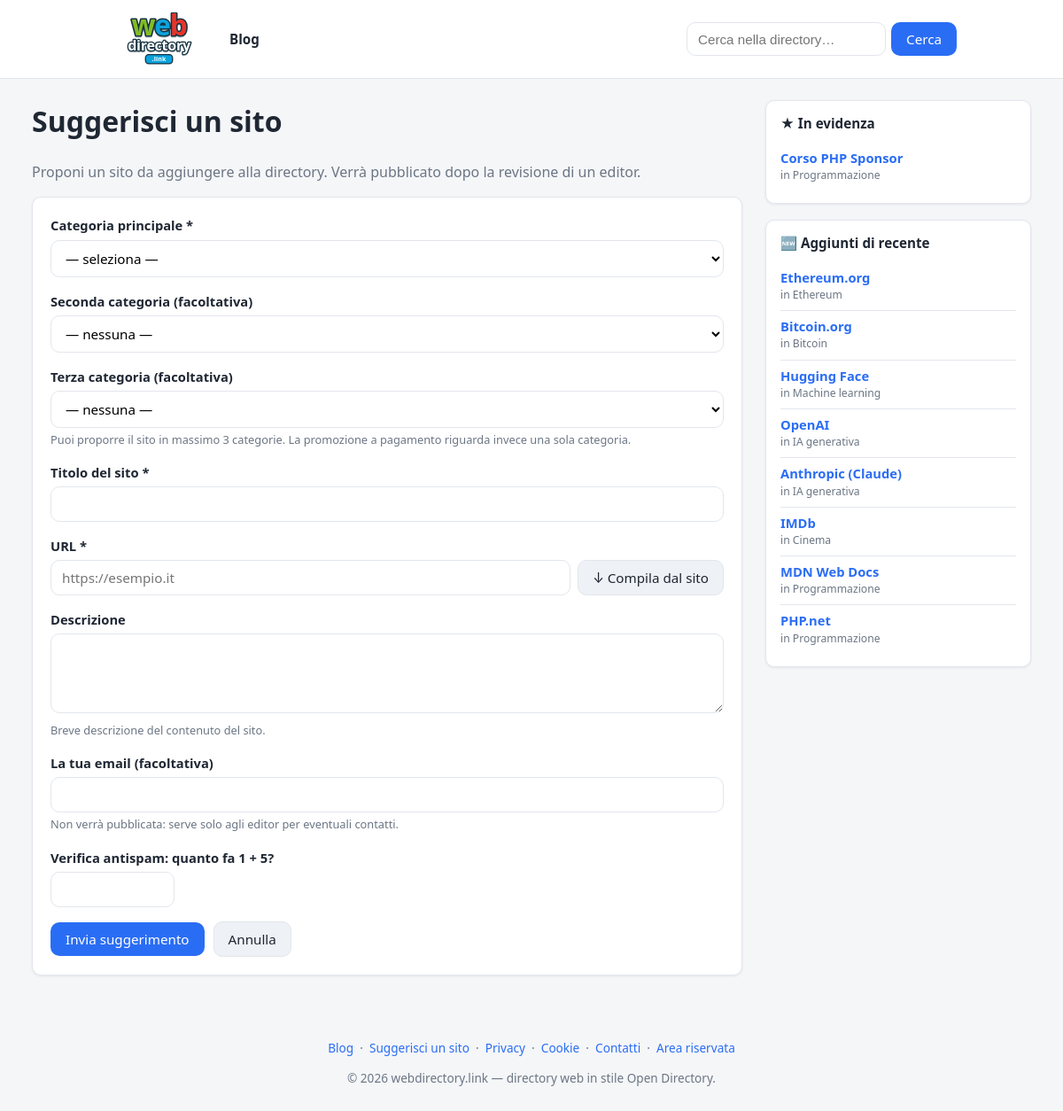
The app's page /suggest with its own data.
### tables this page shows
CREATE TABLE `links` (
  `id`           INT UNSIGNED NOT NULL AUTO_INCREMENT,
  `category_id`  INT UNSIGNED NOT NULL,
  `title`        VARCHAR(200) NOT NULL,
  `url`          VARCHAR(2048) NOT NULL,
  `description`  TEXT NULL,
  `status`       ENUM('approved','pending') NOT NULL DEFAULT 'approved',
  `submitted_by` VARCHAR(190) NULL,    
  `featured`         TINYINT(1) NOT NULL DEFAULT 0,    
  `featured_position` INT NOT NULL DEFAULT 0,          
  `featured_until`   DATE NULL,                        
  `image_url`    VARCHAR(2048) NULL,                   
  `latitude`     DECIMAL(10,7) NULL,                   
  `longitude`    DECIMAL(10,7) NULL,
  `address`      VARCHAR(255) NULL,                    
  `sort_order`   INT NOT NULL DEFAULT 0,
  `created_at`   DATETIME NOT NULL DEFAULT CURRENT_TIMESTAMP,
  PRIMARY KEY (`id`),
  KEY `idx_links_category` (`category_id`),
  KEY `idx_links_status` (`status`),
  KEY `idx_links_featured` (`featured`,`featured_position`),
  FULLTEXT KEY `ft_links_search` (`title`,`description`),
  CONSTRAINT `fk_links_category` FOREIGN KEY (`category_id`)
      REFERENCES `categories`(`id`) ON DELETE CASCADE
);

CREATE TABLE `categories` (
  `id`          INT UNSIGNED NOT NULL AUTO_INCREMENT,
  `parent_id`   INT UNSIGNED NULL,
  `name`        VARCHAR(160) NOT NULL,
  `slug`        VARCHAR(180) NOT NULL,
  `path`        VARCHAR(2000) NOT NULL DEFAULT '',   
  `description` TEXT NULL,
  `sort_order`  INT NOT NULL DEFAULT 0,
  `created_at`  DATETIME NOT NULL DEFAULT CURRENT_TIMESTAMP,
  PRIMARY KEY (`id`),
  KEY `idx_categories_parent` (`parent_id`),
  KEY `idx_categories_path` (`path`(191)),
  CONSTRAINT `fk_categories_parent` FOREIGN KEY (`parent_id`)
      REFERENCES `categories`(`id`) ON DELETE CASCADE
);

### app/helpers.php (the view, shortened to what this page needs)
<?php
function e(?string $v): string
{
    return htmlspecialchars((string) $v, ENT_QUOTES | ENT_SUBSTITUTE, 'UTF-8');
}
function url(string $path = ''): string
{
    global $CONFIG;
    $base = rtrim($CONFIG['site']['base_url'] ?? '', '/');
    $path = '/' . ltrim($path, '/');
    return $base . ($path === '/' ? '/' : $path);
}
function view(string $view, array $data = [], string $layout = 'layout'): void
{
    extract($data, EXTR_SKIP);
    require APP_PATH . '/views/partials/' . $layout . '.php';
}

### app/controllers/PublicController.php (called while the page is built, shortened)
<?php
class PublicController
{
    public static function suggestForm(): void
    {
        view('public/suggest', [
            'title'      => 'Suggerisci un sito',
            'categories' => Category::all(),
            'captcha'    => antispam_challenge(),
            'old'        => [],
        ]);
    }
}

### app/Database.php (called while the page is built, shortened)
<?php
class Database
{
    private static ?PDO $pdo = null;
    public static function connect(array $cfg): PDO
    {
        $dsn = sprintf(
            'mysql:host=%s;dbname=%s;charset=%s',
            $cfg['host'],
            $cfg['name'],
            $cfg['charset']
        );
        self::$pdo = new PDO($dsn, $cfg['user'], $cfg['pass'], [
            PDO::ATTR_ERRMODE            => PDO::ERRMODE_EXCEPTION,
            PDO::ATTR_DEFAULT_FETCH_MODE => PDO::FETCH_ASSOC,
            PDO::ATTR_EMULATE_PREPARES   => false,
        ]);
        return self::$pdo;
    }
    public static function pdo(): PDO
    {
        return self::$pdo;
    }
}

### app/models/Link.php (called while the page is built, shortened)
<?php
class Link
{
    public static function db(): PDO
    {
        return Database::pdo();
    }
    public static function expireFeatured(): void
    {
        $st = self::db()->prepare(
            "UPDATE links SET featured = 0
             WHERE featured = 1 AND featured_until IS NOT NULL AND featured_until < ?"
        );
        $st->execute([date('Y-m-d')]);
    }
    public static function topFeatured(int $limit): array
    {
        self::expireFeatured();
        $st = self::db()->prepare(
            "SELECT l.*, c.name AS category_name, c.path AS category_path
             FROM links l JOIN categories c ON c.id = l.category_id
             WHERE l.featured = 1 AND l.status = 'approved'
             ORDER BY l.featured_position ASC, l.created_at DESC
             LIMIT ?"
        );
        $st->bindValue(1, $limit, PDO::PARAM_INT);
        $st->execute();
        return $st->fetchAll();
    }
    public static function recent(int $limit): array
    {
        $st = self::db()->prepare(
            "SELECT l.*, c.name AS category_name, c.path AS category_path
             FROM links l JOIN categories c ON c.id = l.category_id
             WHERE l.status = 'approved'
             ORDER BY l.created_at DESC, l.id DESC
             LIMIT ?"
        );
        $st->bindValue(1, $limit, PDO::PARAM_INT);
        $st->execute();
        return $st->fetchAll();
    }
}

### app/config.php (called while the page is built)
<?php
return [
    'db' => [
        'driver'  => getenv('DB_DRIVER') ?: 'mysql',
        'host'    => getenv('DB_HOST') ?: '127.0.0.1',
        'name'    => getenv('DB_NAME') ?: 'dircms',
        'user'    => getenv('DB_USER') ?: 'root',
        'pass'    => getenv('DB_PASS') ?: '',
        'charset' => 'utf8mb4',
    ],
    'site' => [
        'name'     => 'webdirectory.link',
        'base_url' => '',
        'url'      => getenv('SITE_URL') ?: 'https://webdirectory.link',
        'email'    => 'info@webdirectory.link',
        'owner'    => '',
    ],
    'per_page' => 20,
    'adsense' => [
        'client' => getenv('ADSENSE_CLIENT') ?: '',
        'slot'   => getenv('ADSENSE_SLOT') ?: '',
    ],
    'antispam' => [
        'enabled'  => true,
        'min_secs' => 3,
    ],
    'describe' => [
        'meta_enabled' => true,
        'ai_enabled'   => (bool) (getenv('ANTHROPIC_API_KEY')),
        'ai_api_key'   => getenv('ANTHROPIC_API_KEY') ?: '',
        'ai_model'     => 'claude-haiku-4-5',
    ],
];

### app/helpers.php (the view, shortened to what this page needs)
<?php
function e(?string $v): string
{
    return htmlspecialchars((string) $v, ENT_QUOTES | ENT_SUBSTITUTE, 'UTF-8');
}
function url(string $path = ''): string
{
    global $CONFIG;
    $base = rtrim($CONFIG['site']['base_url'] ?? '', '/');
    $path = '/' . ltrim($path, '/');
    return $base . ($path === '/' ? '/' : $path);
}
function view(string $view, array $data = [], string $layout = 'layout'): void
{
    extract($data, EXTR_SKIP);
    require APP_PATH . '/views/partials/' . $layout . '.php';
}

### public/index.php (shortened to what this page needs)
<?php
$configFile = APP_PATH . '/config.php';
$CONFIG = require $configFile;
require APP_PATH . '/Database.php';
require APP_PATH . '/helpers.php';
require APP_PATH . '/models/Link.php';
require APP_PATH . '/controllers/PublicController.php';
$uri = parse_url($_SERVER['REQUEST_URI'] ?? '/', PHP_URL_PATH) ?? '/';
$uri = '/' . trim(rawurldecode($uri), '/');
$method = $_SERVER['REQUEST_METHOD'] ?? 'GET';
foreach ($routes as [$rMethod, $pattern, $handler]) {
    if ($rMethod === $method && preg_match($pattern, $uri, $m)) {
        array_shift($m);
        $handler(...$m);
        exit;
    }
}

### app/views/partials/sidebar.php (shortened to what this page needs)
<?php
$topLinks    = Link::topFeatured(5);
$recentLinks = Link::recent(8);
?>
<aside class="sidebar">
  <div class="side-box">
    <h3 class="side-title">★ In evidenza</h3>
    <?php if ($topLinks): ?>
      <ul class="side-list">
        <?php foreach ($topLinks as $l): ?>
          <li>
            <a class="side-link" href="<?= e($l['url']) ?>" target="_blank" rel="nofollow noopener sponsored"><?= e($l['title']) ?></a>
            <span class="side-cat">in <a href="<?= e(url($l['category_path'])) ?>"><?= e($l['category_name']) ?></a></span>
          </li>
        <?php endforeach; ?>
      </ul>
    <?php endif; ?>
  </div>
  <div class="side-box">
    <h3 class="side-title">🆕 Aggiunti di recente</h3>
    <?php if ($recentLinks): ?>
      <ul class="side-list">
        <?php foreach ($recentLinks as $l): ?>
          <li>
            <a class="side-link" href="<?= e($l['url']) ?>" target="_blank" rel="nofollow noopener"><?= e($l['title']) ?></a>
            <span class="side-cat">in <a href="<?= e(url($l['category_path'])) ?>"><?= e($l['category_name']) ?></a></span>
          </li>
        <?php endforeach; ?>
      </ul>
    <?php else: ?>
      <p class="side-empty">Ancora nessun sito. <a href="<?= e(url('/suggest')) ?>">Suggeriscine uno</a>.</p>
    <?php endif; ?>
  </div>
</aside>

### assets/css/style.css (style rules this page uses)
:root { --bg:#f5f6f8; --panel:#ffffff; --ink:#1f2733; --muted:#6b7684; --brand:#2a6df5; --brand-dark:#1a52c9; --border:#e2e6ec; --ok:#1f9d55; --warn:#d97706; --danger:#dc2626; --pending:#fff7ed; --radius:10px; --shadow:0 1px 3px rgba(20,30,50,.08); }
* { box-sizing:border-box }
body { margin:0; font-family:system-ui,-apple-system,"Segoe UI",Roboto,Helvetica,Arial,sans-serif; color:var(--ink); background:var(--bg); line-height:1.5; }
a { color:var(--brand); text-decoration:none }
.sidebar { display:flex; flex-direction:column; gap:18px; position:sticky; top:16px }
.side-box { background:var(--panel); border:1px solid var(--border); border-radius:var(--radius); box-shadow:var(--shadow); padding:14px 16px }
.side-title { margin:0 0 10px; font-size:.95rem }
.side-list { list-style:none; margin:0; padding:0 }
.side-list li { padding:8px 0; border-bottom:1px solid var(--border) }
.side-list li:last-child { border-bottom:0 }
.side-link { display:block; font-weight:600; font-size:.92rem; line-height:1.3 }
.side-cat { display:block; font-size:.76rem; color:var(--muted); margin-top:1px }
.side-cat a { color:var(--muted) }

### records on screen
links: title "Corso PHP Sponsor", category.name "Programmazione"
links: title "Ethereum.org", category.name "Ethereum"
links: title "Bitcoin.org", category.name "Bitcoin"
links: title "Hugging Face", category.name "Machine learning"
links: title "OpenAI", category.name "IA generativa"
links: title "Anthropic (Claude)", category.name "IA generativa"
links: title "IMDb", category.name "Cinema"
links: title "MDN Web Docs", category.name "Programmazione"
links: title "PHP.net", category.name "Programmazione"

### other values on screen
$siteName "webdirectory.link"
